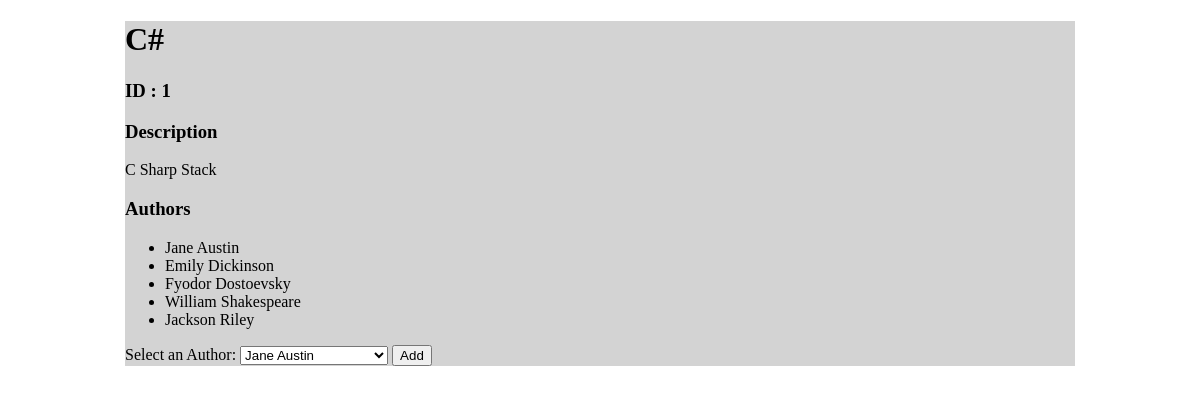
Page /book_detail/1 on the committed database.
### books_authors_app/models.py (models this page shows)
class Book (models.Model):
    title = models.CharField(max_length=255)
    desc = models.TextField()
    created_at = models.DateTimeField(auto_now_add=True)
    updated_at = models.DateTimeField(auto_now=True)

class Author (models.Model):
    first_name = models.CharField(max_length=45)
    last_name = models.CharField(max_length=45)
    books = models.ManyToManyField(Book, related_name="authors")
    notes = models.TextField()
    created_at = models.DateTimeField(auto_now_add=True)
    updated_at = models.DateTimeField(auto_now=True)

### books_authors_app/views.py (the view)
# urls.py: path('book_detail/<int:val>', views.book_detail),
def book_detail(request, val):
    pass
    context = {"current_book": Book.objects.get(id=val),
               "author_list": Author.objects.all()
    }
    return render(request, "book_detail.html", context)

### books_authors_app/templates/book_detail.html (shortened to what this page needs)
<!DOCTYPE html>
<html lang="en">
<head>
    {% load static %}
    <link rel="stylesheet" href="{% static 'css/style.css' %}">
</head>
<body>
    <div class="wrapper">
        <h1>{{current_book.title}}</h1>
        <h3>ID : {{current_book.id}}</h3>
        <p><h3>Description</h3> {{current_book.desc}} </p>
        <h3>Authors</h3>
        <ul>
            {% for author in current_book.authors.all %}
                <li>{{ author.first_name }} {{ author.last_name }}</li>
            {% endfor %}
        </ul>
        <form action="/add_author/" method="post">
            <label for="new_author">Select an Author:</label>
            <select name="new_author" id="new_author">
                {% for author in author_list %}
                    <option value="{{author.id}}">{{author.first_name}} {{author.last_name}}</option>
                {% endfor %}
            </select>
            <button type="submit">Add</button>
        </form>
    </div>
</body>
</html>

### books_authors_app/static/css/style.css (style rules this page uses)
.wrapper { width: 950px; min-height: 200px; margin: auto; background-color: lightgrey; }

### rows in the picture
Book: title "C#", id "1", desc "C Sharp Stack"
Author: first_name "Jane", last_name "Austin"
Author: first_name "Emily", last_name "Dickinson"
Author: first_name "Fyodor", last_name "Dostoevsky"
Author: first_name "William", last_name "Shakespeare"
Author: first_name "Jackson", last_name "Riley"

### other values in the picture
form field new_author "Jane Austin"
